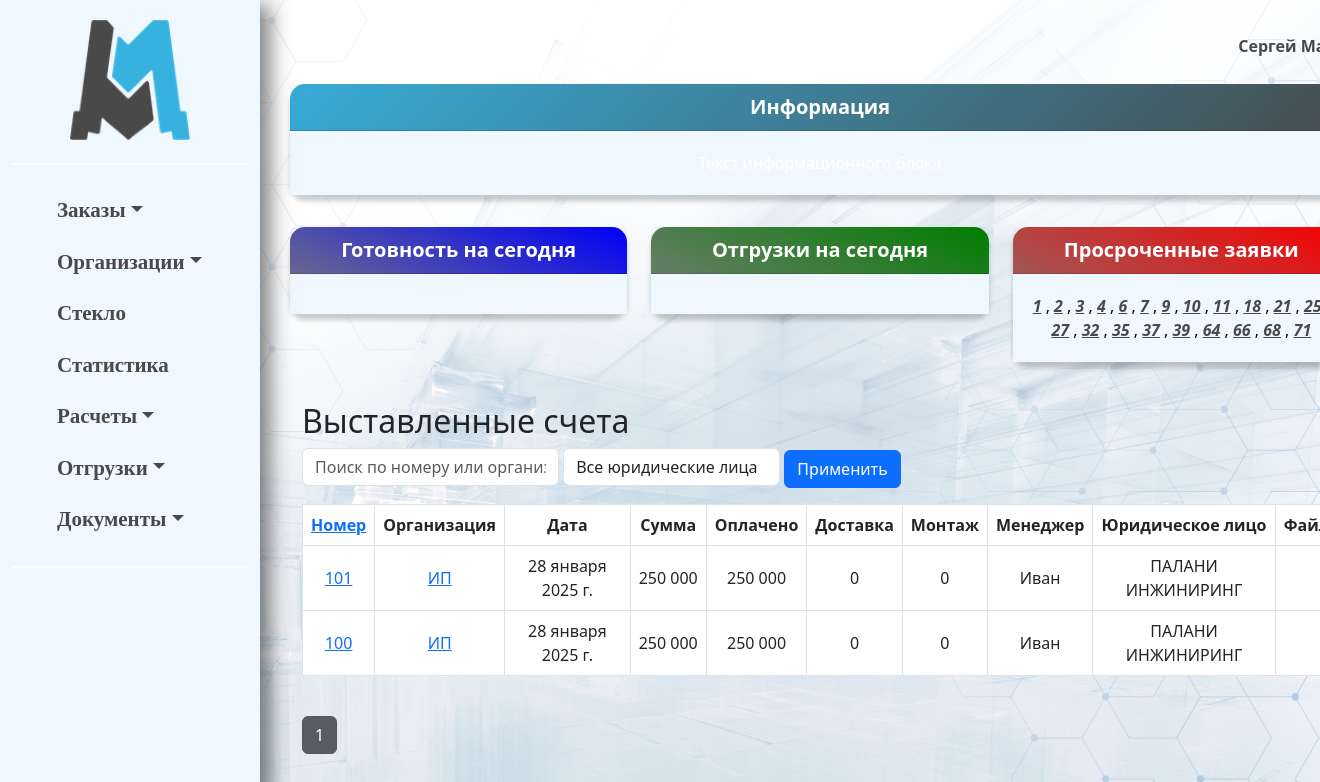
The page /erp_main/invoices_list/?source=4 (signed in) on the database its author committed.
### erp_main/models.py (models this page shows, shortened)
class Invoice(models.Model):
    number = models.CharField(max_length=5, blank=True, null=True)
    organization = models.ForeignKey(Organization, related_name='organization', on_delete=models.CASCADE)
    date = models.DateField()
    amount = models.IntegerField(default=0)
    payed_amount = models.IntegerField(default=0)
    shipping_amount = models.IntegerField(default=0)
    montage_amount = models.IntegerField(default=0)
    legal_entity = models.ForeignKey(LegalEntity, related_name='legal_entity', on_delete=models.CASCADE)
    invoice_file = models.FileField(upload_to='invoices/', blank=True, null=True)
    year = models.PositiveIntegerField(editable=False)
    is_paid = models.BooleanField(default=False, blank=True, null=True)
    change_date = models.DateField(blank=True, null=True)
    closing_document = models.FileField(upload_to='closing_documents/', blank=True, null=True)
    class Meta:
        constraints = [
            models.UniqueConstraint(fields=['number', 'legal_entity', 'year'], name='unique_field_combination')
        ]

class Organization(models.Model):
    FOOTING_CHOICES = (
        ('ustav', 'устава'),
        ('attorney', 'доверенности')
    )
    KIND_CHOICES = (
        ('ooo', 'ООО'),
        ('ao', 'АО'),
        ('zao', 'ЗАО'),
        ('ip', 'ИП'),
    )
    kind = models.CharField(max_length=100, blank=True, null=True, choices=KIND_CHOICES)
    phone_number = models.CharField(max_length=15, blank=True, null=True)
    name_fl = models.CharField(max_length=15, blank=True, null=True)
    user = models.ForeignKey(User, related_name='organizations', on_delete=models.CASCADE)
    ceo_footing = models.CharField(max_length=30, choices=FOOTING_CHOICES)
    name = models.CharField(max_length=100, blank=True, null=True)
    inn = models.CharField(max_length=15, blank=True, null=True)
    ogrn = models.CharField(max_length=15, blank=True, null=True)
    kpp = models.CharField(max_length=15, blank=True, null=True)
    r_s = models.CharField(max_length=25, blank=True, null=True)
    bank = models.CharField(max_length=300, blank=True, null=True)
    bik = models.CharField(max_length=10, blank=True, null=True)
    k_s = models.CharField(max_length=25, blank=True, null=True)
    address = models.CharField(max_length=150, blank=True, null=True)
    email = models.EmailField(blank=True, null=True)
    ceo_title = models.CharField(max_length=30, blank=True, null=True)
    ceo_name = models.CharField(max_length=150, blank=True, null=True)
    class Meta:
        verbose_name_plural = 'Организации'

class LegalEntity(models.Model):
    name = models.CharField(max_length=255)
    inn = models.CharField(max_length=12, unique=True)
    ogrn = models.CharField(max_length=15, unique=True)
    kpp = models.CharField(max_length=9)
    r_s = models.CharField(max_length=20)
    bank = models.CharField(max_length=255)
    bik = models.CharField(max_length=9)
    k_s = models.CharField(max_length=20)
    address = models.CharField(max_length=255)
    email = models.EmailField()
    ceo_title = models.CharField(max_length=100)
    ceo_name = models.CharField(max_length=255)
    def __str__(self):
        return self.name
    class Meta:
        verbose_name_plural = 'Юридические лица'

### erp_main/views.py (the view)
# urls.py: path('invoices_list/', views.invoices_list, name='invoices_list'),
@login_required(login_url='login')
def invoices_list(request):
    search_query = request.GET.get('search', '')
    selected_legal_entity_id = request.GET.get('legal_entity', None)
    sort_by = request.GET.get('sort', 'id')
    direction = request.GET.get('direction', 'desc')
    source = request.GET.get('source')
    if request.user.is_staff:
        invoices = Invoice.objects.all()
    else:
        invoices = Invoice.objects.filter(organization__user=request.user)
    if search_query:
        invoices = invoices.filter(number__icontains=search_query) | invoices.filter(organization__name__icontains=search_query)
    if selected_legal_entity_id:
        try:
            selected_legal_entity_id = int(selected_legal_entity_id)  # Приводим к числу
            invoices = invoices.filter(legal_entity_id=selected_legal_entity_id)
        except ValueError:
            pass  # Игнорируем, если не удалось привести к числу
    if sort_by == 'number':
        invoices = invoices.order_by(f"{'-' if direction == 'desc' else ''}id")
    else:
        invoices = invoices.order_by('-id')  # Сортировка по умолчанию
    if source:
        organization = Organization.objects.filter(id=source).first()
        invoices = invoices.filter(organization=organization)
    paginator = Paginator(invoices, 10)
    page_number = request.GET.get('page')
    invoices_page = paginator.get_page(page_number)
    legal_entities = LegalEntity.objects.all()
    return render(request, 'invoices_list.html', {
        'invoices': invoices_page,
        'legal_entities': legal_entities,
        'selected_legal_entity_id': selected_legal_entity_id,
        'request': request,
    })

### erp_main/context_processors.py (called while the page is built)
def base_context(request):
    orders = Order.objects.all()
    date = datetime.date.today()
    today, overdue = {}, {}
    for order in orders:
        if order.due_date == date:
            order_url = reverse('order_detail', args=[order.pk])
            today[order.pk] = order_url
        if order.due_date is not None and order.due_date < date and order.status in ['в очереди', 'запущен']:
            order_url = reverse('order_detail', args=[order.pk])
            overdue[order.pk] = order_url
    return {'today': today, 'overdue': overdue}

### erp_main/models.py (called while the page is built)
    def get_items_filtered(self):
        return self.items.exclude(p_status__in=['changed',])

### erp_main/templates/invoices_list.html (shortened to what this page needs)
{% extends 'base.html' %}
{% load humanize %}
{% block content %}
<div class="container mt-4">
    <h2>Выставленные счета</h2>
    <form method="GET" action="{% url 'invoices_list' %}" class="form-inline mb-3">
        <label>
            <input type="text" name="search" class="form-control mr-2" placeholder="Поиск по номеру или организации" value="{{ request.GET.search }}">
        </label>
        <label>
            <select name="legal_entity" class="form-control mr-2">
                <option value="">Все юридические лица</option>
            </select>
        </label>
        <button type="submit" class="btn btn-primary">Применить</button>
    </form>
    <div style="overflow-y: auto; max-height: 500px;">
        <table class="table table-bordered">
            <thead style="position: sticky; top: 0; background-color: #fff; z-index: 10;">
                <tr>
                    <th style="padding: 8px; text-align: center; vertical-align: middle;">
                        <a href="?{% if request.GET.search %}search={{ request.GET.search }}&{% endif %}legal_entity={{ selected_legal_entity_id }}&sort=number{% if request.GET.sort == 'number' and request.GET.direction == 'asc' %}&direction=desc{% else %}&direction=asc{% endif %}">
                        Номер
                        </a>
                    </th>
                    <th style="padding: 8px; text-align: center; vertical-align: middle;">Организация</th>
                    <th style="padding: 8px; text-align: center; vertical-align: middle;">Дата</th>
                    <th style="padding: 8px; text-align: center; vertical-align: middle;">Сумма</th>
                    <th style="padding: 8px; text-align: center; vertical-align: middle;">Оплачено</th>
                    <th style="padding: 8px; text-align: center; vertical-align: middle;">Доставка</th>
                    <th style="padding: 8px; text-align: center; vertical-align: middle;">Монтаж</th>
                    <th style="padding: 8px; text-align: center; vertical-align: middle;">Менеджер</th>
                    <th style="padding: 8px; text-align: center; vertical-align: middle;">Юридическое лицо</th>
                    <th style="padding: 8px; text-align: center; vertical-align: middle;">Файл</th>
                </tr>
            </thead>
            <tbody>
                {% for invoice in invoices %}
                <tr>
                    <td style="padding: 8px; text-align: center; vertical-align: middle;">
                        <a href="{% url 'invoice_detail' invoice.id %}">{{ invoice.number }}</a>
                    </td>
                    <td style="padding: 8px; text-align: center; vertical-align: middle;">
                        <a href="{% url 'organization_detail' invoice.organization.id %}">{{ invoice.organization.name }}</a>
                    </td>
                    <td style="padding: 8px; text-align: center; vertical-align: middle;">{{ invoice.date }}</td>
                    <td style="padding: 8px; text-align: center; vertical-align: middle;">{{ invoice.amount|intcomma }}</td>
                    <td style="padding: 8px; text-align: center; vertical-align: middle;">{{ invoice.payed_amount|intcomma }}</td>
                    <td style="padding: 8px; text-align: center; vertical-align: middle;">{{ invoice.shipping_amount|intcomma }}</td>
                    <td style="padding: 8px; text-align: center; vertical-align: middle;">{{ invoice.montage_amount|intcomma }}</td>
                    <td style="padding: 8px; text-align: center; vertical-align: middle;">{{ invoice.organization.user.get_full_name }}</td>
                    <td style="padding: 8px; text-align: center; vertical-align: middle;">{{ invoice.legal_entity }}</td>
                    {% if invoice.invoice_file %}
                        <td style="padding: 8px; text-align: center; vertical-align: middle;"><a href="{{ invoice.invoice_file.url }}" target="_blank">скачать</a></td>
                    {% else %}
                        <td style="padding: 8px; text-align: center; vertical-align: middle;"></td>
                    {% endif %}
                </tr>
                {% empty %}
                <tr>
                    <td colspan="10" class="text-center">Нет данных для отображения</td>
                </tr>
                {% endfor %}
            </tbody>
        </table>
    </div>
    <div class="pagination text-center mt-4">
    {% for i in invoices.paginator.page_range %}
        {% if invoices.number == i %}
            <a href="?page={{ i }}" class="btn btn-secondary active">{{ i }}</a>
        {% else %}
            <a href="?page={{ i }}" class="btn btn-primary">{{ i }}</a>
            &nbsp
        {% endif %}
    {% endfor %}
</div>
</div>
{% endblock %}

### templates/base.html (shortened to what this page needs)
{% load static %}
<!DOCTYPE html>
<html lang="ru">
<head>
    <link href="https://cdn.jsdelivr.net/npm/bootstrap@5.3.0-alpha1/dist/css/bootstrap.min.css" rel="stylesheet">
</head>
<body>
<div class="container-fluid">
    <div class="row">
        <nav class="sidebar" id="sidebar">
            <div style="text-align: center;">
                <a href="{% url 'index' %}">
                    <img src="{% static 'erp_main/images/logo.png' %}" style="width: 120px; height: auto;" alt="Главная" id="logo">
                </a>
            </div>
            <div class="gradient-line"></div>
            <div class="sidebar-sticky">
                <ul class="nav flex-column text-left">
                    <li class="nav-item dropdown">
                        <a class="nav-link dropdown-toggle" href="#" role="button" data-bs-toggle="dropdown" aria-expanded="false">Заказы</a>
                    </li>
                    <li class="nav-item dropdown">
                        <a class="nav-link dropdown-toggle" href="#" role="button" data-bs-toggle="dropdown" aria-expanded="false">Организации</a>
                    </li>
                    <li class="nav-item">
                        <a class="nav-link" href="#">Стекло</a>
                    </li>
                    <li class="nav-item">
                        <a class="nav-link" href="#">Статистика</a>
                    </li>
                    <li class="nav-item dropdown">
                        <a class="nav-link dropdown-toggle" href="#" role="button" data-bs-toggle="dropdown" aria-expanded="false">Расчеты</a>
                    </li>
                    <li class="nav-item dropdown">
                        <a class="nav-link dropdown-toggle" href="#" role="button" data-bs-toggle="dropdown" aria-expanded="false">Отгрузки</a>
                    </li>
                    <li class="nav-item dropdown">
                        <a class="nav-link dropdown-toggle" href="#" role="button" data-bs-toggle="dropdown" aria-expanded="false">Документы</a>
                    </li>
                </ul>
            </div>
            <div class="gradient-line"></div>
        </nav>
        <main role="main" class="col-md-10 main-content">
            <div class="row my-1">
                <div class="col-md-12">
                    <div class="row mb-0">
                        <div class="col-md-10 text-center">
                        </div>
                        <div class="col-md-2 text-center" style="background: none;">
                            <div class="alert alert-info" role="alert">
                                {% if user.is_authenticated %}
                                    <li class="nav-item dropdown">
                                        <a class="nav-link dropdown-toggle" href="#" role="button" data-bs-toggle="dropdown" aria-expanded="false">{{ user.first_name }} {{ user.last_name }}</a>
                                    </li>
                                {% endif %}
                            </div>
                        </div>
                    </div>
                    <div class="card mb-3 text-white" id="first-block">
                        <div class="card-header">Информация</div>
                        <div class="card-body">
                            <p class="card-text">Текст информационного блока</p>
                        </div>
                    </div>
                </div>
            </div>
                    <div class="row my-3">
                       <div class="col-md-4">
                    <div class="card text-white bg-primary mb-3" id="readiness">
                        <div class="card-header">Готовность на сегодня</div>
                        <div class="card-body">
                        </div>
                    </div>
                </div>
                        <div class="col-md-4">
                    <div class="card text-white bg-success mb-3" id="shipment">
                        <div class="card-header">Отгрузки на сегодня</div>
                        <div class="card-body">
                        </div>
                    </div>
                </div>
                <div class="col-md-4">
                    <div class="card text-white bg-danger mb-3" id="delay">
                        <div class="card-header">Просроченные заявки</div>
                        <div class="card-body text-black">
                            <p class="card-text">
                                {% for num, link in overdue.items %}
                                    <a href="{{ link }}" style="color: #494949;"><i><strong>{{ num }}</strong></i></a>
                                    {% if forloop.last != True%},{% endif %}
                                {% endfor %}
                            </p>
                        </div>
                    </div>
                </div>
            </div>
        {% block content %}
        {% endblock %}
        </main>
    </div>
</div>
</body>
</html>

### rows shown on the page
Invoice: number "101", organization.name "ИП", date "28 января 2025 г.", amount "250 000", payed_amount "250 000", shipping_amount "0", montage_amount "0", organization.user.get_full_name "Иван", legal_entity "ПАЛАНИ ИНЖИНИРИНГ"
Invoice: number "100", organization.name "ИП", date "28 января 2025 г.", amount "250 000", payed_amount "250 000", shipping_amount "0", montage_amount "0", organization.user.get_full_name "Иван", legal_entity "ПАЛАНИ ИНЖИНИРИНГ"

### other values the page prints
{{ user.first_name }} "Сергей"
{{ num }} "1" "2" "3" "4" "6" "7" "9" "10" "11" "18" "21" "27" "32" "35" "37" "39" "64" "66" "68" "71"
{{ i }} "1"
